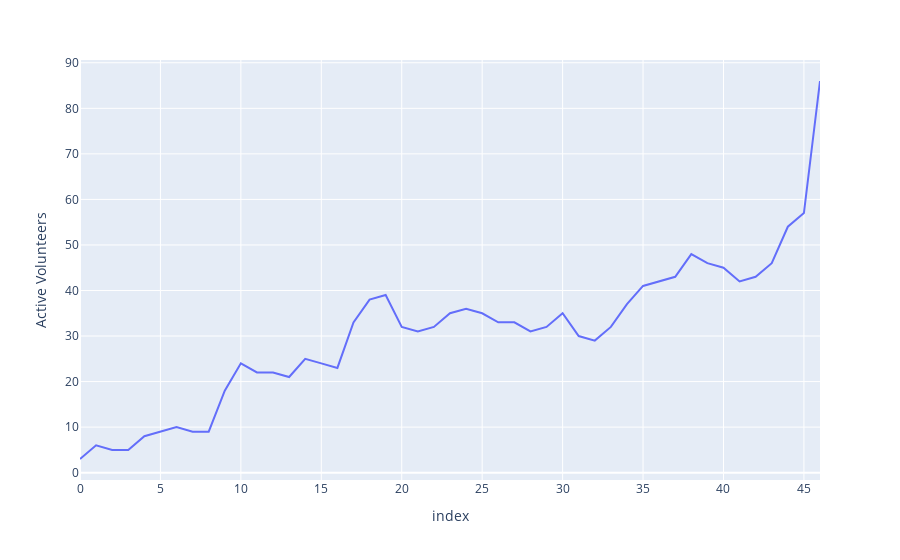

Notebook source saved alongside this figure:
### Code cell
px.line(month_vol_counts[month_vol_counts['Month']<dt.date(2024,1,1)], y='Active Volunteers')

### Figure 1 — Plotly figure (JSON) as saved in the notebook; plotly's stock layout.template omitted (floating-point values rounded to 4 significant figures)
{"data": [{"hovertemplate": "index=%{x}<br>Active Volunteers=%{y}<extra></extra>", "legendgroup": "", "line": {"color": "#636efa", "dash": "solid"}, "marker": {"symbol": "circle"}, "mode": "lines", "name": "", "orientation": "v", "showlegend": false, "type": "scatter", "x": [0, 1, 2, 3, 4, 5, 6, 7, 8, 9, 10, 11, 12, 13, 14, 15, 16, 17, 18, 19, 20, 21, 22, 23, 24, 25, 26, 27, 28, 29, 30, 31, 32, 33, 34, 35, 36, 37, 38, 39, 40, 41, 42, 43, 44, 45, 46], "xaxis": "x", "y": [3, 6, 5, 5, 8, 9, 10, 9, 9, 18, 24, 22, 22, 21, 25, 24, 23, 33, 38, 39, 32, 31, 32, 35, 36, 35, 33, 33, 31, 32, 35, 30, 29, 32, 37, 41, 42, 43, 48, 46, 45, 42, 43, 46, 54, 57, 86], "yaxis": "y"}], "layout": {"legend": {"tracegroupgap": 0}, "margin": {"t": 60}, "xaxis": {"anchor": "y", "domain": [0, 1], "title": {"text": "index"}}, "yaxis": {"anchor": "x", "domain": [0, 1], "title": {"text": "Active Volunteers"}}}}
